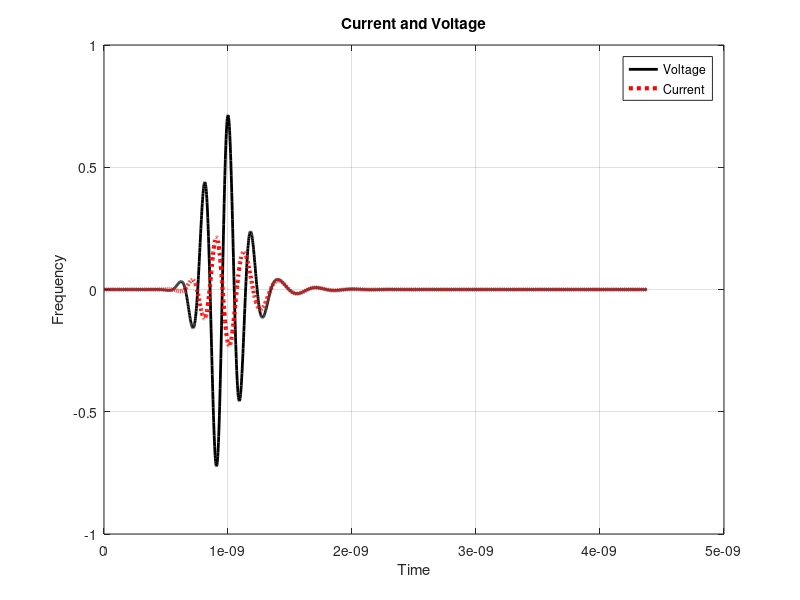

Reproduce this figure in MATLAB.
clear all; close all; clc

load Time_Voltage_Current.dat;

plot(Time_Voltage_Current(:,1),Time_Voltage_Current(:,2),'k-','LineWidth',2);
hold on;
plot(Time_Voltage_Current(:,1),Time_Voltage_Current(:,3),'r:','LineWidth',3);
grid on;


legend('Time data');
xlabel('Time')
ylabel('Frequency')
title('Current and Voltage')

legend('Voltage', 'Current')


